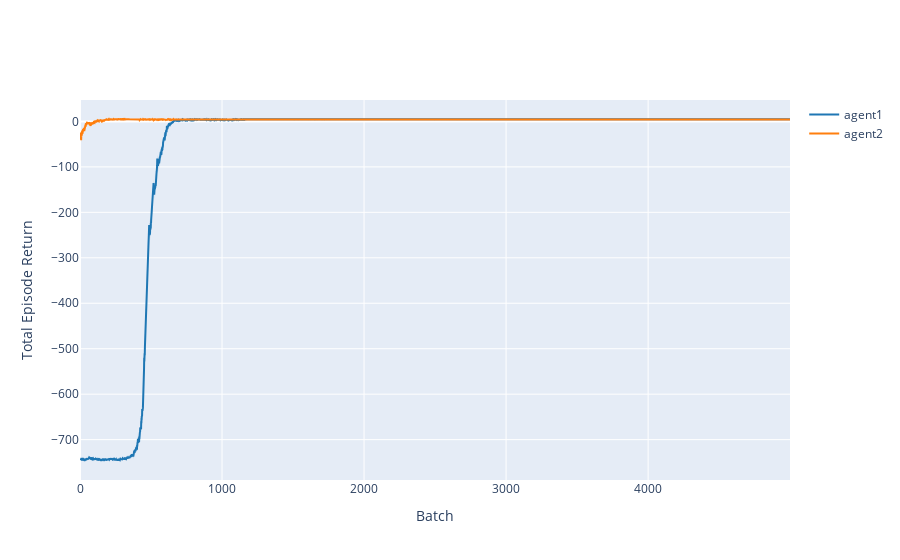

Notebook code for this chart:
### Code cell
fig_fac=sim_fac.plot_learning_curves()

### Figure 1 — Plotly figure (JSON) as saved in the notebook; plotly's stock layout.template omitted (floating-point values rounded to 4 significant figures; data arrays with more than 128 entries replaced by an {"elided": "..."} marker saying what was removed)
{"data": [{"line": {"color": "rgb(31, 119, 180)"}, "mode": "lines", "name": "agent1", "type": "scatter", "x": {"elided": "5000 int values"}, "y": {"elided": "5000 float values"}}, {"fill": "toself", "fillcolor": "rgba(31, 119, 180,0.2)", "hoverinfo": "skip", "line": {"color": "rgba(255,255,255,0)"}, "showlegend": false, "type": "scatter", "x": {"elided": "10000 int values"}, "y": {"elided": "10000 float values"}}, {"line": {"color": "rgb(255, 127, 14)"}, "mode": "lines", "name": "agent2", "type": "scatter", "x": {"elided": "5000 int values"}, "y": {"elided": "5000 float values"}}, {"fill": "toself", "fillcolor": "rgba(255, 127, 14,0.2)", "hoverinfo": "skip", "line": {"color": "rgba(255,255,255,0)"}, "showlegend": false, "type": "scatter", "x": {"elided": "10000 int values"}, "y": {"elided": "10000 float values"}}], "layout": {"xaxis": {"title": {"text": "Batch"}}, "yaxis": {"title": {"text": "Total Episode Return"}}}}
